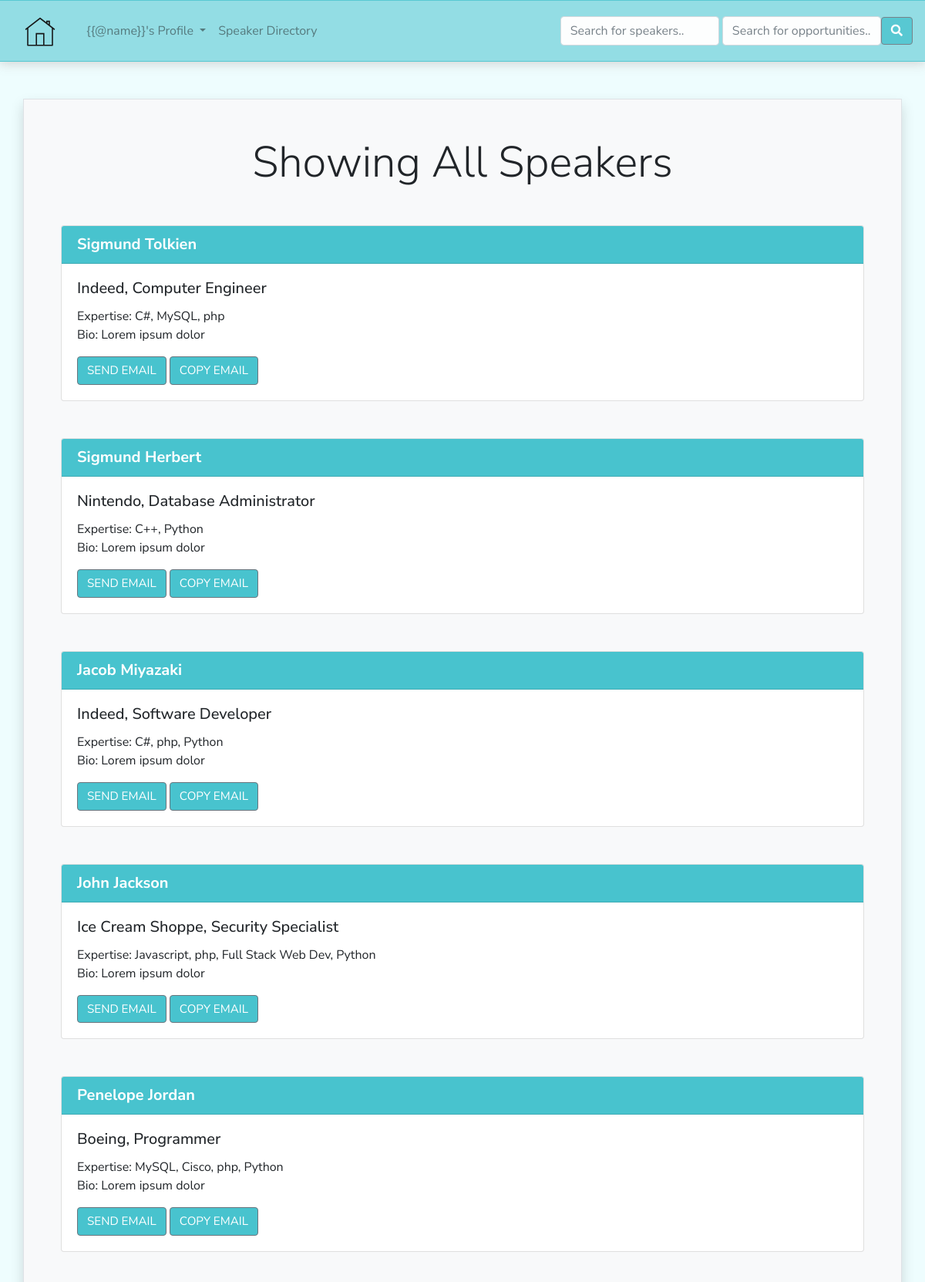
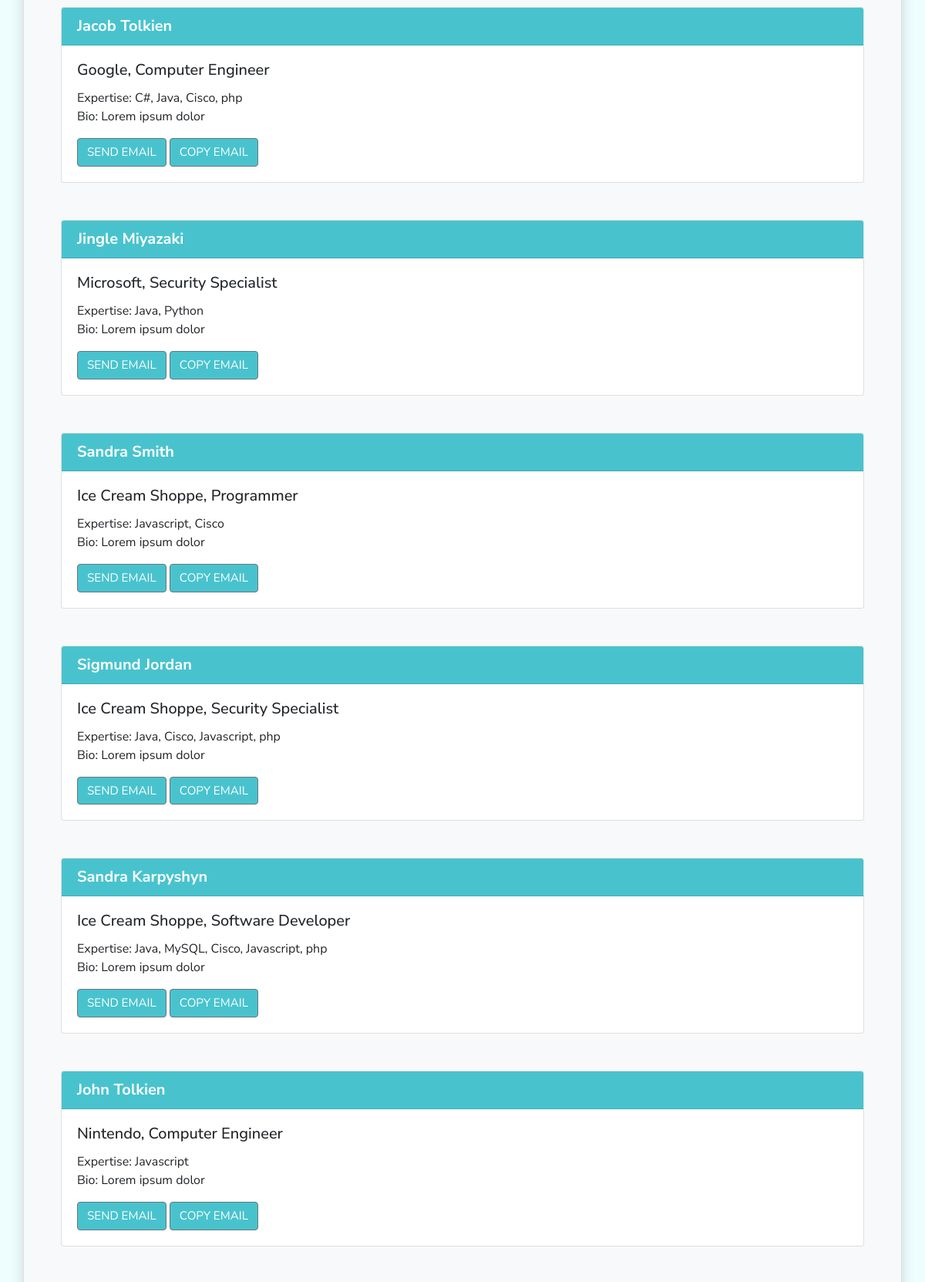
Page /search-results.php (signed in, upper part) on the committed database (2 pictures, top to bottom).
### tables this page shows
CREATE TABLE `users` (
  `user_id` int(11) NOT NULL,
  `email` varchar(255) NOT NULL,
  `first_name` varchar(25) NOT NULL,
  `last_name` varchar(25) NOT NULL,
  `password` char(128) NOT NULL,
  `user_type` varchar(25) NOT NULL,
  `bio` text,
  `last_logon` datetime DEFAULT NULL,
  `weekly_msg` tinyint(1) DEFAULT '0'
);

CREATE TABLE `pros` (
  `user_id` int(11) NOT NULL,
  `company` varchar(80) DEFAULT NULL,
  `job_title` varchar(40) DEFAULT NULL,
  `expertise` text,
  `qa_interview` tinyint(1) DEFAULT '0',
  `lecture` tinyint(1) DEFAULT '0',
  `panel` tinyint(1) DEFAULT '0',
  `workshop` tinyint(1) DEFAULT '0'
);

### search-results.php (the view, shortened to what this page needs)
<?php
 echo '<div class="container border shadow p-5 mt-5 bg-light">';
if($_SESSION['type'] == 'Pro') {
    if(empty($_GET['search'])) {
        $query = "SELECT * FROM opportunity
                 ORDER BY requested_on DESC
                 LIMIT 25;";
        $result = @mysqli_query($dbc, $query);
        $num_rows = mysqli_num_rows($result);
        if($num_rows > 0) {
            echo '<h1 class="display-4 text-center">Showing All Speaking Opportunities</h1>';
            while ($row = mysqli_fetch_array($result, MYSQLI_ASSOC)) {
                $requested_by = $row['requested_by'];
                $title = $row['title'];
                $dates = $row['dates'];
                $days = $row['days'];
                $times = $row['times'];
                $city = $row['city'];
                $description = $row['description'];
                if($row['qa_interview'] == 1) {
                    $type .= "QA / Interview, ";
                }
                if($row['lecture'] == 1) {
                    $type .= "Lecture, ";
                }
                if($row['panel'] == 1) {
                    $type .= "Panel, ";
                }
                if($row['workshop'] == 1) {
                    $type .= "Workshop, ";
                }
                $type = substr($type, 0, -2);
                $teacher_query = "SELECT email, CONCAT(first_name, ' ', last_name) AS name FROM users WHERE user_id =". $requested_by . ";";
                $teacher_info = @mysqli_query($dbc, $teacher_query);
                if($teacher_info) {
                    $row =  mysqli_fetch_array($teacher_info, MYSQLI_ASSOC);
                    $teacher_email = $row['email'];
                    $name = $row['name'];
                }
                 echo '<div class="card my-5">
                         <h5 class="card-header">' . $title . '</h5>
                          <div class="card-body">
                             <h5 class="card-title"><strong>Date Range: ' . $dates . '</h5></strong>
                             <p class="card-text">Days of the Week: '. $days .'<br> Times of Day: '. $times .'<br>
                             Location: '. $city . '<br>Format: ' . $type . '<br>Description: ' . $description . '</p>
                             <h5 class="card-title"><strong>Requested by: ' . $name . '</h5></strong>
                             <a href="mailto:' . $teacher_email . '" class="btn btn-secondary">Send Email</a>
                             <a href="" class="btn btn-secondary">Copy Email</a>
                         </div>
                       </div>';
                $type = '';
                mysqli_free_result($teacher_info);
             }
        mysqli_free_result($result);
        echo '</div>';
        include('includes/footer.html');
        exit();
        }
    }
    else {
        $search = mysqli_real_escape_string($dbc, trim($_GET['search']));
    }
    $search_list = explode(" ", $search);
    $where_statements = '';
    foreach($search_list as $search_value) {
        $search_value = trim($search_value);
        $where_statements .= "title LIKE '%$search_value%' OR
                              description LIKE '%$search_value%' OR
                              dates LIKE '%$search_value%' OR
                              city LIKE '%$search_value%' OR ";
    }
    $where_statements = substr($where_statements, 0, -3);
    $query =
            "SELECT * FROM opportunity
             WHERE ". $where_statements .
            "ORDER BY requested_on DESC
             LIMIT 25;";
   $result = @mysqli_query($dbc, $query);
   $num_rows = mysqli_num_rows($result);
   if($num_rows > 0) {
       echo '<h1 class="display-4 text-center">Results for "'. $search . '"</h1>';
       while ($row = mysqli_fetch_array($result, MYSQLI_ASSOC)) {
            $requested_by = $row['requested_by'];
            $title = $row['title'];
            $dates = $row['dates'];
            $days = $row['days'];
            $times = $row['times'];
            $city = $row['city'];
            $description = $row['description'];
            if($row['qa_interview'] == 1) {
                $type .= "QA / Interview, ";
            }
            if($row['lecture'] == 1) {
                $type .= "Lecture, ";
            }
            if($row['panel'] == 1) {
                $type .= "Panel, ";
            }
            if($row['workshop'] == 1) {
                $type .= "Workshop, ";
            }
            $type = substr($type, 0, -2);
            $teacher_query = "SELECT email, CONCAT(first_name, ' ', last_name) AS name FROM users WHERE user_id =". $requested_by . ";";
            $teacher_info = @mysqli_query($dbc, $teacher_query);
            if($teacher_info) {
                $row =  mysqli_fetch_array($teacher_info, MYSQLI_ASSOC);
                $teacher_email = $row['email'];
                $name = $row['name'];
            }
             echo '<div class="card my-5">
                     <h5 class="card-header">' . $title . '</h5>
                      <div class="card-body">
                         <h5 class="card-title"><strong>Date Range: ' . $dates . '</h5></strong>
                         <p class="card-text">Days of the Week: '. $days .'<br> Times of Day: '. $times .'<br>
                         Location: '. $city . '<br>Format: ' . $type . '<br>Description: ' . $description . '</p>
                         <h5 class="card-title"><strong>Requested by: ' . $name . '</h5></strong>
                         <a href="mailto:' . $teacher_email . '" class="btn btn-secondary">Send Email</a>
                         <a href="" class="btn btn-secondary">Copy Email</a>
                     </div>
                   </div>';
            $type = '';
            mysqli_free_result($teacher_info);
        }
       mysqli_free_result($result);
   }
   else {
        echo '<h1 class="display-4 text-center" style="margin-bottom: 300px;">Your search for "' . $search . '" returned no results.</h2>';
   }
}
else if($_SESSION['type'] == 'Teacher') {
    if(empty($_GET['search'])) {
        $query = "SELECT CONCAT(first_name, ' ', last_name) AS name,
                  bio AS bio, company AS company,
                  job_title AS job_title, expertise AS expertise,
                  email AS email
                  FROM users INNER JOIN pros USING(user_id)
                  LIMIT 25;";
        $result = @mysqli_query($dbc, $query);
        $num_rows = mysqli_num_rows($result);
        if($num_rows > 0) {
            echo '<h1 class="display-4 text-center">Showing All Speakers</h1>';
            while ($row = mysqli_fetch_array($result, MYSQLI_ASSOC)) {
                 echo '<div class="card my-5">
                    <h5 class="card-header">' . $row['name'] . '</h5>
                     <div class="card-body">
                        <h5 class="card-title">' . $row['company'] . ', ' . $row['job_title'] . '</h5>
                        <p class="card-text">Expertise: '. $row['expertise'] . '<br>Bio: ' . $row['bio'] . '</p>
                        <a href="mailto:' . $row['email'] . '" class="btn btn-secondary">Send Email</a>
                        <a href="" class="btn btn-secondary">Copy Email</a>
                     </div>
                   </div>';
             }
        echo '</div>';
        exit();
        }
    }
    else {
        $search = mysqli_real_escape_string($dbc, trim($_GET['search']));
    }
}
?>

### styles/general_styles.css (style rules this page uses)
.navbar { background-color: #8adae2; opacity: 0.9; border-bottom: 1px solid #48c3ce; border-top: 1px solid #48c3ce; box-shadow: 0 1px 15px 1px #ccc; }
body { background-color: #EEFDFE; font-family: 'Nunito Sans', sans-serif; }
.card-header { background-color: #48c3ce !important; color: white; font-weight: bold; }
.card a { background-color: #48c3ce !important; color: white; text-transform: uppercase; font-size: 0.95em; }
.container { background-color: #f4f4f4; margin-top: 50px; padding: 40px; border: 1px solid lightgray; box-shadow: 0 1px 15px 1px #ccc; }
.btn { background-color: #48c3ce !important; color: white; text-transform: uppercase; font-size: 0.95em; }
button { color: black; }

### includes/general_styles.css (style rules this page uses)
.navbar { background-color: #8adae2; opacity: 0.9; border-bottom: 1px solid #48c3ce; border-top: 1px solid #48c3ce; box-shadow: 0 1px 15px 1px #ccc; }
body { background-color: #EEFDFE; font-family: 'Nunito Sans', sans-serif; }
.card-header { background-color: #48c3ce !important; color: white; font-weight: bold; }
.card a { background-color: #48c3ce !important; color: white; text-transform: uppercase; font-size: 0.95em; }
.container { background-color: #f4f4f4; }
.btn { background-color: #48c3ce !important; color: white; text-transform: uppercase; font-size: 0.95em; }
button { color: black; }

### rows in the picture
users: name "Sigmund Tolkien", pros.company "Indeed", pros.job_title "Computer Engineer", pros.expertise "C#, MySQL, php", bio "Lorem ipsum dolor"
users: name "Sigmund Herbert", pros.company "Nintendo", pros.job_title "Database Administrator", pros.expertise "C++, Python", bio "Lorem ipsum dolor"
users: name "Jacob Miyazaki", pros.company "Indeed", pros.job_title "Software Developer", pros.expertise "C#, php, Python", bio "Lorem ipsum dolor"
users: name "John Jackson", pros.company "Ice Cream Shoppe", pros.job_title "Security Specialist", pros.expertise "Javascript, php, Full Stack Web Dev, Python", bio "Lorem ipsum dolor"
users: name "Penelope Jordan", pros.company "Boeing", pros.job_title "Programmer", pros.expertise "MySQL, Cisco, php, Python", bio "Lorem ipsum dolor"
users: name "Jacob Tolkien", pros.company "Google", pros.job_title "Computer Engineer", pros.expertise "C#, Java, Cisco, php", bio "Lorem ipsum dolor"
users: name "Jingle Miyazaki", pros.company "Microsoft", pros.job_title "Security Specialist", pros.expertise "Java, Python", bio "Lorem ipsum dolor"
users: name "Sandra Smith", pros.company "Ice Cream Shoppe", pros.job_title "Programmer", pros.expertise "Javascript, Cisco", bio "Lorem ipsum dolor"
users: name "Sigmund Jordan", pros.company "Ice Cream Shoppe", pros.job_title "Security Specialist", pros.expertise "Java, Cisco, Javascript, php", bio "Lorem ipsum dolor"
users: name "Sandra Karpyshyn", pros.company "Ice Cream Shoppe", pros.job_title "Software Developer", pros.expertise "Java, MySQL, Cisco, Javascript, php", bio "Lorem ipsum dolor"
users: name "John Tolkien", pros.company "Nintendo", pros.job_title "Computer Engineer", pros.expertise "Javascript", bio "Lorem ipsum dolor"
